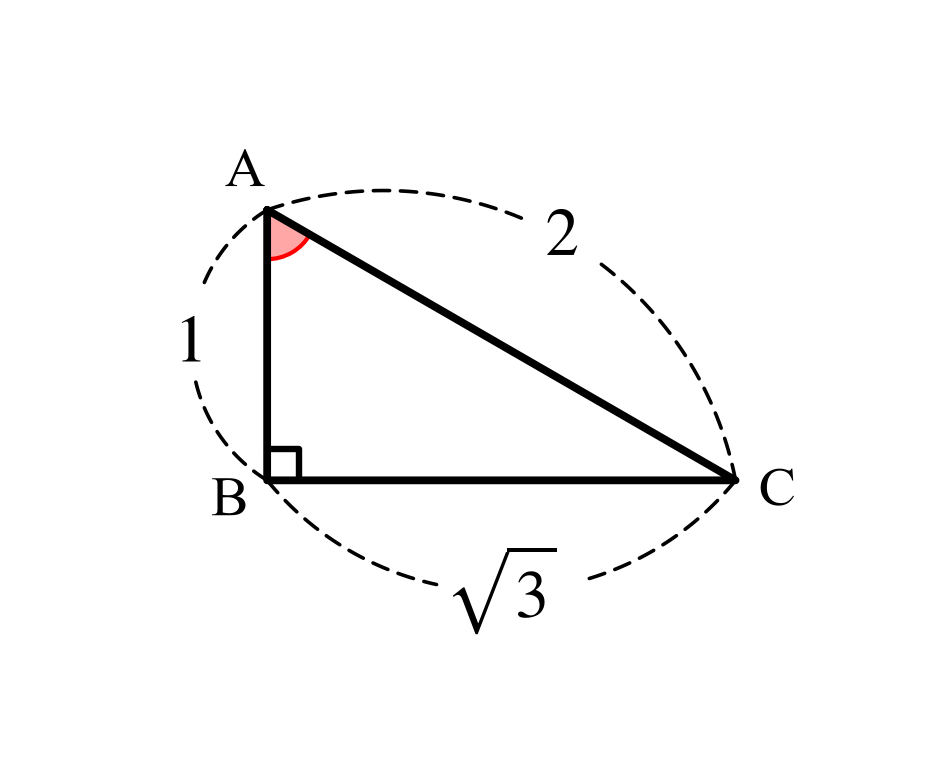
#> input picture Tri_img_01/tri_T001_1b_A.png, 927 x 783 px; its folder holds 4 pictures in this run
$ python batch_crop_all_folders.py
#> lines starting #> are read from the running program, lines starting #| are printed output that depends on the picture
# -*- coding: utf-8 -*-
"""
batch_crop_all_folders.py — Tri_img_01, Tri_img_02, Tri_img_03 전체 1,836개 이미지 투명 여백 크롭
결과를 각각 Tri_img_01_crop, Tri_img_02_crop, Tri_img_03_crop 폴더에 저장
"""
import os, glob, time
from concurrent.futures import ProcessPoolExecutor
from PIL import Image

PY_DIR = os.path.dirname(os.path.abspath(__file__))
ROOT   = os.path.dirname(PY_DIR)

TARGET_FOLDERS = [
    ('Tri_img_01', 'Tri_img_01_crop'),
    ('Tri_img_02', 'Tri_img_02_crop'),
    ('Tri_img_03', 'Tri_img_03_crop'),
]

def crop_single_image(args):
    src_path, dst_path, margin = args
    try:
        with Image.open(src_path) as img:
            img = img.convert("RGBA")
            bbox = img.getbbox()
            if bbox:
                left   = max(0, bbox[0] - margin)
                upper  = max(0, bbox[1] - margin)
                right  = min(img.width, bbox[2] + margin)
                lower  = min(img.height, bbox[3] + margin)
                cropped = img.crop((left, upper, right, lower))
                cropped.save(dst_path, "PNG")
            else:
                img.save(dst_path, "PNG")
        return True
    except Exception as e:
        print(f"Error processing {src_path}: {e}")
        return False

def main():
    t_start = time.time()
    margin = 12   # 라벨/각 기호 훼손 차단용 12px 안전 여백

    tasks = []
    total_files = 0

    for src_dir_name, dst_dir_name in TARGET_FOLDERS:
        src_dir = os.path.join(ROOT, src_dir_name)
        dst_dir = os.path.join(ROOT, dst_dir_name)
        os.makedirs(dst_dir, exist_ok=True)

        files = glob.glob(os.path.join(src_dir, '*.png'))
        total_files += len(files)

        for src_path in files:
            fname = os.path.basename(src_path)
            dst_path = os.path.join(dst_dir, fname)
            tasks.append((src_path, dst_path, margin))

    print(f"총 {total_files}개 이미지 투명 여백 크롭 작업 시작 (안전 여백: {margin}px)...")

    # 병렬 처리로 초고속 처리
    success_count = 0
    with ProcessPoolExecutor() as executor:
        results = executor.map(crop_single_image, tasks)
#> in crop_single_image, img is the input picture: PIL image 927x783 RGBA; mean R, G, B, A 248.1, 247.7, 247.7, 5.8
#> in crop_single_image, `bbox = img.getbbox()`: bbox = (181, 149, 794, 635)
#> in crop_single_image, `left   = max(0, bbox[0] - margin)`: left = 169
#> in crop_single_image, `upper  = max(0, bbox[1] - margin)`: upper = 137
#> in crop_single_image, `right  = min(img.width, bbox[2] + margin)`: right = 806
#> in crop_single_image, `lower  = min(img.height, bbox[3] + margin)`: lower = 647
#> in crop_single_image, `cropped = img.crop((left, upper, right, lower))`:
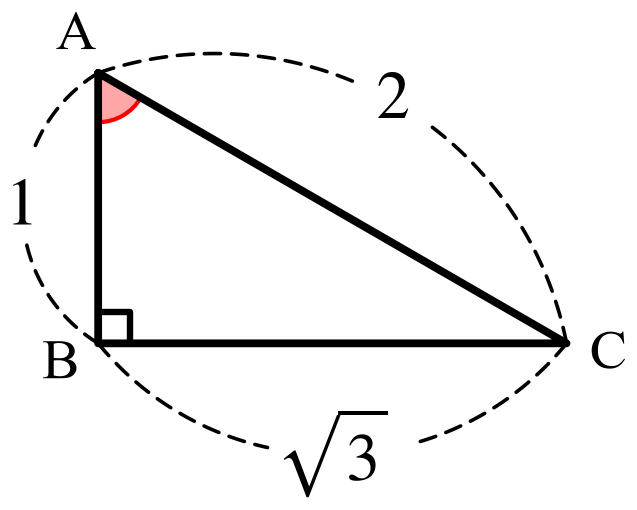
#> cropped: PIL image 637x510 RGBA; mean R, G, B, A 239.5, 238.7, 238.7, 13; transparent parts drawn white
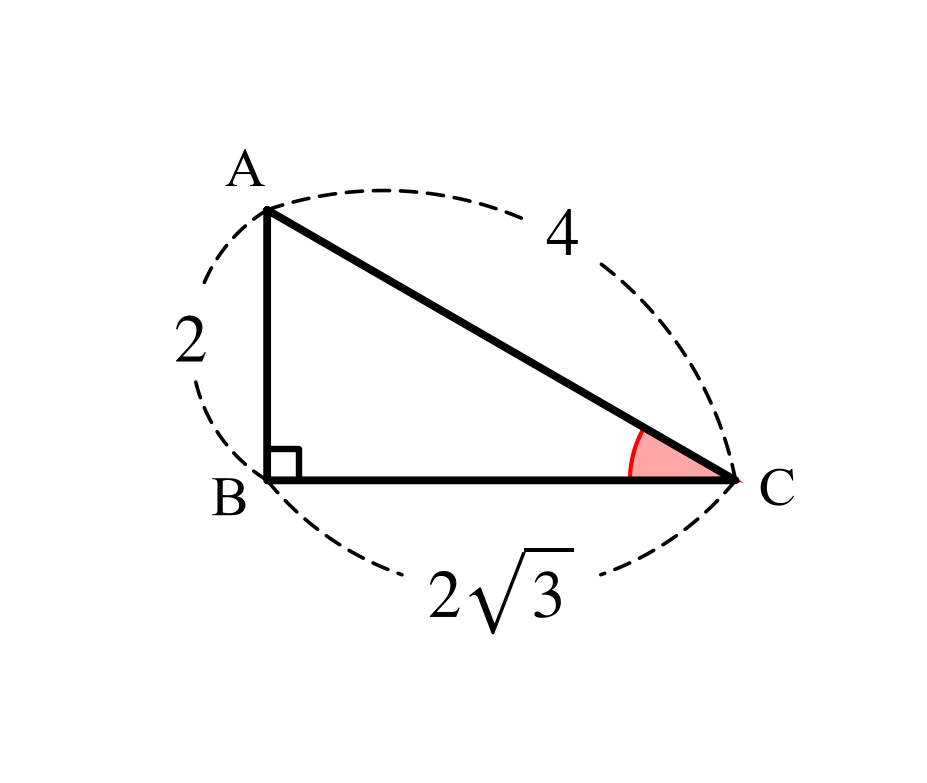
#> input picture Tri_img_01/tri_T004_1b_C.png, 927 x 783 px
#> in crop_single_image, img is the input picture: PIL image 927x783 RGBA; mean R, G, B, A 247.9, 247.1, 247.1, 6.1
#> in crop_single_image (call 2), `bbox = img.getbbox()`: bbox = (175, 149, 794, 635)
#> in crop_single_image (call 2), `left   = max(0, bbox[0] - margin)`: left = 163
#> in crop_single_image (call 2), `cropped = img.crop((left, upper, right, lower))`:
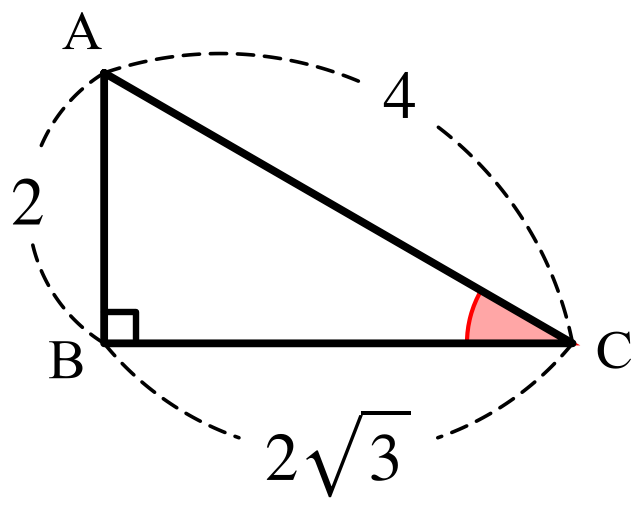
#> cropped: PIL image 643x510 RGBA; mean R, G, B, A 239.3, 237.5, 237.5, 13.5; transparent parts drawn white
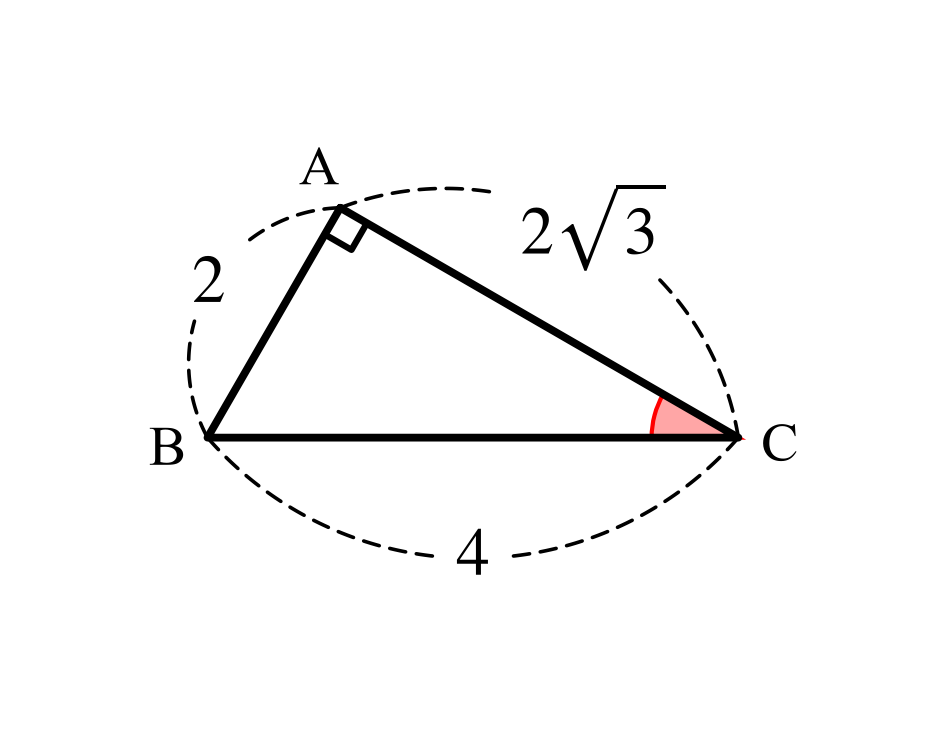
#> input picture Tri_img_01/tri_T004_6b_C.png, 927 x 747 px
#> in crop_single_image, img is the input picture: PIL image 927x747 RGBA; mean R, G, B, A 247.6, 247.1, 247.1, 6.2
#> in crop_single_image (call 3), `bbox = img.getbbox()`: bbox = (149, 147, 797, 575)
#> in crop_single_image (call 3), `left   = max(0, bbox[0] - margin)`: left = 137
#> in crop_single_image (call 3), `upper  = max(0, bbox[1] - margin)`: upper = 135
#> in crop_single_image (call 3), `right  = min(img.width, bbox[2] + margin)`: right = 809
#> in crop_single_image (call 3), `lower  = min(img.height, bbox[3] + margin)`: lower = 587
#> in crop_single_image (call 3), `cropped = img.crop((left, upper, right, lower))`:
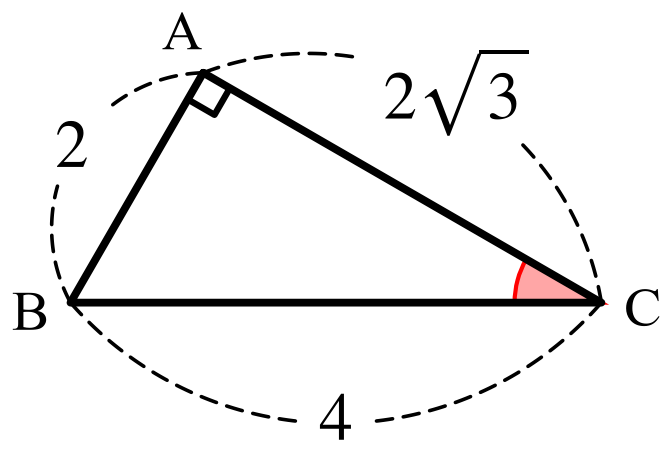
#> cropped: PIL image 672x452 RGBA; mean R, G, B, A 238.2, 237, 237, 14.2; transparent parts drawn white
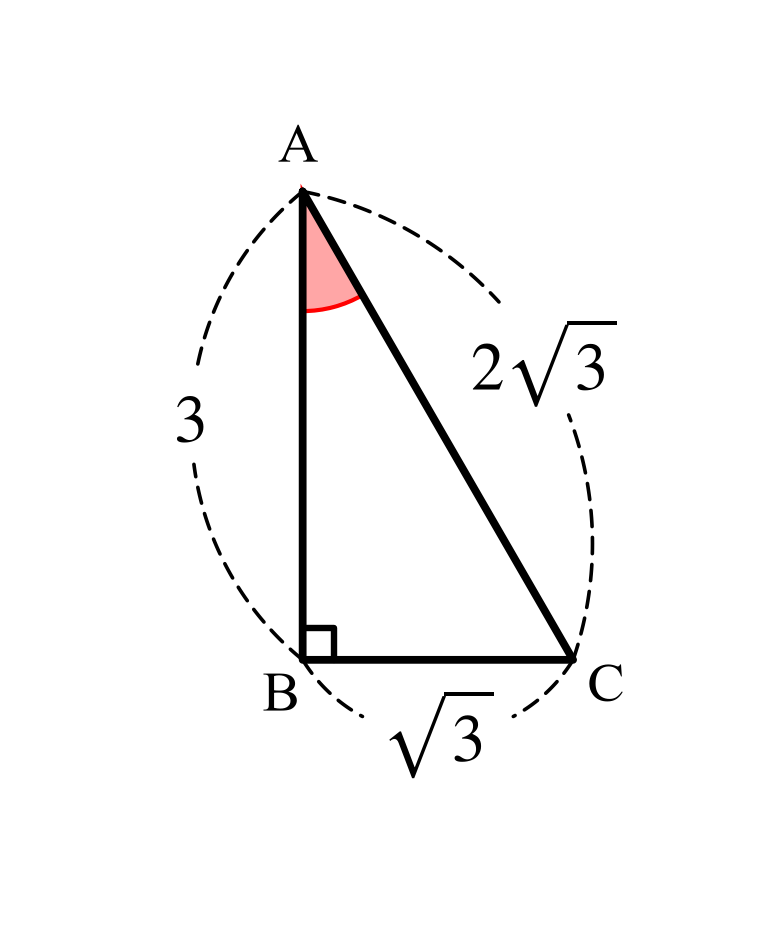
#> input picture Tri_img_01/tri_T006_1a_A.png, 783 x 927 px
#> in crop_single_image, img is the input picture: PIL image 783x927 RGBA; mean R, G, B, A 247.6, 246.6, 246.6, 6.4
#> in crop_single_image (call 4), `bbox = img.getbbox()`: bbox = (176, 124, 623, 779)
#> in crop_single_image (call 4), `left   = max(0, bbox[0] - margin)`: left = 164
#> in crop_single_image (call 4), `upper  = max(0, bbox[1] - margin)`: upper = 112
#> in crop_single_image (call 4), `right  = min(img.width, bbox[2] + margin)`: right = 635
#> in crop_single_image (call 4), `lower  = min(img.height, bbox[3] + margin)`: lower = 791
#> in crop_single_image (call 4), `cropped = img.crop((left, upper, right, lower))`:
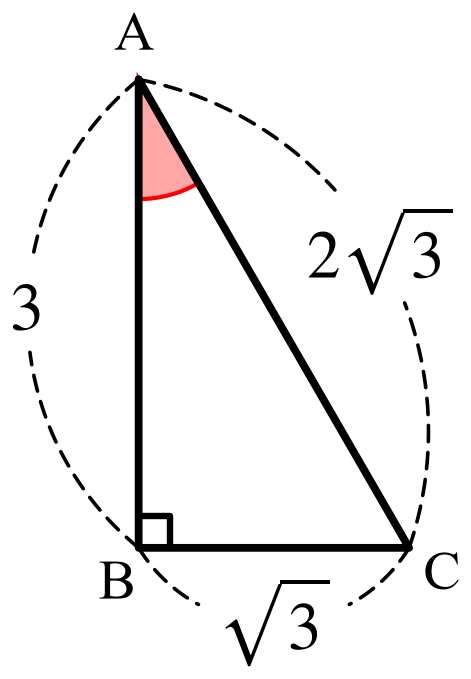
#> cropped: PIL image 471x679 RGBA; mean R, G, B, A 238.2, 235.8, 235.8, 14.6; transparent parts drawn white
        for r in results:
            if r: success_count += 1

    t_elapsed = time.time() - t_start
    print(f"DONE: Total {success_count}/{total_files} images cropped in {t_elapsed:.2f} seconds.")

if __name__ == '__main__':
    main()
